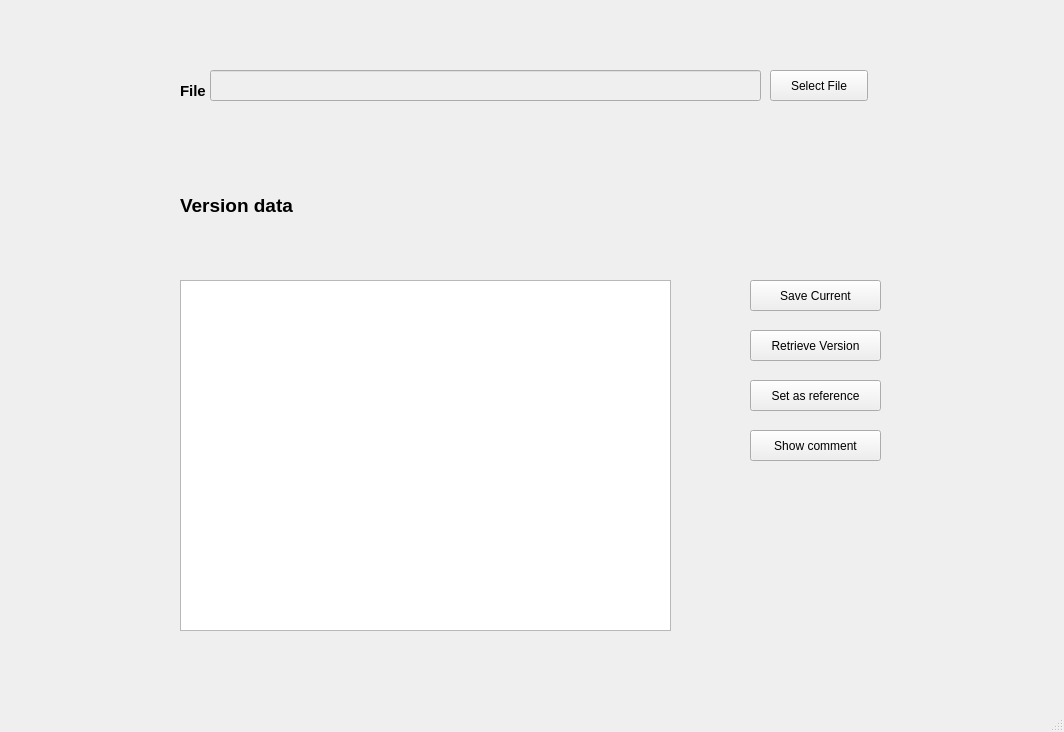
<?xml version="1.0" encoding="UTF-8"?>
<ui version="4.0">
 <class>MyWindow</class>
 <widget class="QMainWindow" name="MyWindow">
  <property name="geometry">
   <rect>
    <x>0</x>
    <y>0</y>
    <width>1064</width>
    <height>732</height>
   </rect>
  </property>
  <property name="windowTitle">
   <string>MyWindow</string>
  </property>
  <widget class="QWidget" name="centralwidget">
   <widget class="QLineEdit" name="fileField">
    <property name="enabled">
     <bool>false</bool>
    </property>
    <property name="geometry">
     <rect>
      <x>210</x>
      <y>70</y>
      <width>551</width>
      <height>31</height>
     </rect>
    </property>
   </widget>
   <widget class="QPushButton" name="RetrieveVersion">
    <property name="enabled">
     <bool>true</bool>
    </property>
    <property name="geometry">
     <rect>
      <x>750</x>
      <y>330</y>
      <width>131</width>
      <height>31</height>
     </rect>
    </property>
    <property name="text">
     <string>Retrieve Version</string>
    </property>
   </widget>
   <widget class="QTableView" name="tableView">
    <property name="geometry">
     <rect>
      <x>180</x>
      <y>280</y>
      <width>491</width>
      <height>351</height>
     </rect>
    </property>
   </widget>
   <widget class="QPushButton" name="FileSelector">
    <property name="enabled">
     <bool>true</bool>
    </property>
    <property name="geometry">
     <rect>
      <x>770</x>
      <y>70</y>
      <width>98</width>
      <height>31</height>
     </rect>
    </property>
    <property name="text">
     <string>Select File</string>
    </property>
   </widget>
   <widget class="QPushButton" name="ShowComment">
    <property name="enabled">
     <bool>true</bool>
    </property>
    <property name="geometry">
     <rect>
      <x>750</x>
      <y>430</y>
      <width>131</width>
      <height>31</height>
     </rect>
    </property>
    <property name="text">
     <string>Show comment</string>
    </property>
   </widget>
   <widget class="QLabel" name="label">
    <property name="geometry">
     <rect>
      <x>180</x>
      <y>170</y>
      <width>131</width>
      <height>71</height>
     </rect>
    </property>
    <property name="font">
     <font>
      <pointsize>14</pointsize>
      <weight>75</weight>
      <bold>true</bold>
     </font>
    </property>
    <property name="text">
     <string>Version data</string>
    </property>
    <property name="scaledContents">
     <bool>false</bool>
    </property>
   </widget>
   <widget class="QPushButton" name="SaveCurrent">
    <property name="enabled">
     <bool>true</bool>
    </property>
    <property name="geometry">
     <rect>
      <x>750</x>
      <y>280</y>
      <width>131</width>
      <height>31</height>
     </rect>
    </property>
    <property name="text">
     <string>Save Current</string>
    </property>
   </widget>
   <widget class="QPushButton" name="SetReference">
    <property name="enabled">
     <bool>true</bool>
    </property>
    <property name="geometry">
     <rect>
      <x>750</x>
      <y>380</y>
      <width>131</width>
      <height>31</height>
     </rect>
    </property>
    <property name="text">
     <string>Set as reference</string>
    </property>
   </widget>
   <widget class="QLabel" name="label_2">
    <property name="geometry">
     <rect>
      <x>180</x>
      <y>70</y>
      <width>111</width>
      <height>41</height>
     </rect>
    </property>
    <property name="font">
     <font>
      <pointsize>11</pointsize>
      <weight>75</weight>
      <bold>true</bold>
     </font>
    </property>
    <property name="text">
     <string>File</string>
    </property>
    <property name="scaledContents">
     <bool>false</bool>
    </property>
   </widget>
  </widget>
  <widget class="QMenuBar" name="menubar">
   <property name="geometry">
    <rect>
     <x>0</x>
     <y>0</y>
     <width>1064</width>
     <height>25</height>
    </rect>
   </property>
  </widget>
  <widget class="QStatusBar" name="statusbar"/>
 </widget>
 <resources/>
 <connections/>
</ui>
